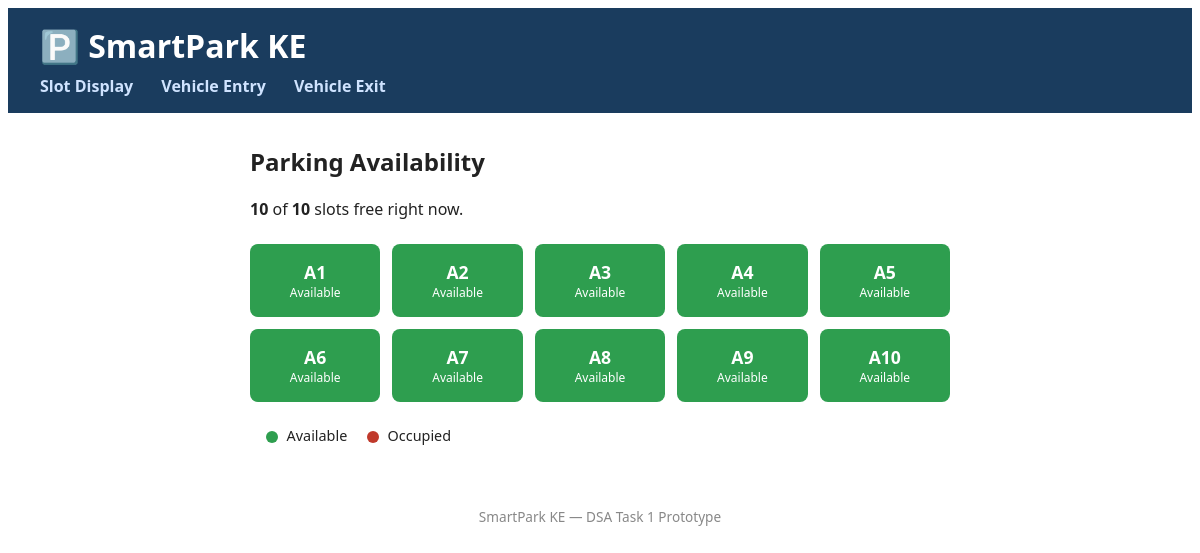
The page / on the database its author committed.
### tables this page shows
CREATE TABLE slots (
            slot_id     INTEGER PRIMARY KEY AUTOINCREMENT,
            slot_number TEXT UNIQUE NOT NULL,
            status      TEXT NOT NULL DEFAULT 'available'  -- 'available' or 'occupied'
        );

### app.py (the view)
@app.route("/")
def home():
    slots = db.get_all_slots()
    total = len(slots)
    available = sum(1 for s in slots if s["status"] == "available")
    return render_template("index.html", slots=slots, total=total, available=available)

### database.py (called while the page is built)
def get_connection():
    conn = sqlite3.connect(DB_NAME)
    conn.row_factory = sqlite3.Row  # lets us access columns by name, e.g. row["plate_number"]
    return conn

def get_all_slots():
    conn = get_connection()
    slots = conn.execute("SELECT * FROM slots ORDER BY slot_id").fetchall()
    conn.close()
    return slots

### templates/index.html
{% extends "base.html" %}
{% block content %}
    <h2>Parking Availability</h2>
    <p><strong>{{ available }}</strong> of <strong>{{ total }}</strong> slots free right now.</p>
    <div class="slot-grid">
        {% for slot in slots %}
            <div class="slot {{ slot['status'] }}">
                <span class="slot-number">{{ slot['slot_number'] }}</span>
                <span class="slot-status">{{ slot['status']|capitalize }}</span>
            </div>
        {% endfor %}
    </div>
    <div class="legend">
        <span class="dot available"></span> Available
        <span class="dot occupied"></span> Occupied
    </div>
{% endblock %}

### templates/base.html (shortened to what this page needs)
<!DOCTYPE html>
<html lang="en">
<head>
    <link rel="stylesheet" href="{{ url_for('static', filename='style.css') }}">
</head>
<body>
    <header>
        <h1>🅿️ SmartPark KE</h1>
        <nav>
            <a href="{{ url_for('home') }}">Slot Display</a>
            <a href="{{ url_for('entry') }}">Vehicle Entry</a>
            <a href="{{ url_for('exit_vehicle') }}">Vehicle Exit</a>
        </nav>
    </header>
    <main>
        {% block content %}{% endblock %}
    </main>
    <footer>
        <p>SmartPark KE &mdash; DSA Task 1 Prototype</p>
    </footer>
</body>
</html>

### static/style.css (style rules this page uses)
body { font-family: 'Segoe UI', Arial, sans-serif; background: #f0fff4 margin: 0; color: #222; }
header { background: #1a3c5e; color: white; padding: 1rem 2rem; }
header h1 { margin: 0 0 0.5rem 0; }
nav a { color: #cfe3ff; margin-right: 1.5rem; text-decoration: none; font-weight: 600; }
main { max-width: 700px; margin: 2rem auto; padding: 0 1rem; }
.slot-grid { display: grid; grid-template-columns: repeat(5, 1fr); gap: 0.75rem; margin: 1.5rem 0; }
.slot { padding: 1rem 0.5rem; border-radius: 8px; text-align: center; color: white; font-weight: bold; }
.slot.available { background: #2e9e4f; }
.slot-number { display: block; font-size: 1.1rem; }
.slot-status { display: block; font-size: 0.75rem; font-weight: normal; }
.legend { font-size: 0.9rem; }
.dot { display: inline-block; width: 12px; height: 12px; border-radius: 50%; margin: 0 0.3rem 0 1rem; vertical-align: middle; }
.dot.available { background: #2e9e4f; }
.dot.occupied { background: #c0392b; }
footer { text-align: center; padding: 1rem; color: #888; font-size: 0.85rem; }

### rows shown on the page
slots: slot_number "A1", status "Available"
slots: slot_number "A2", status "Available"
slots: slot_number "A3", status "Available"
slots: slot_number "A4", status "Available"
slots: slot_number "A5", status "Available"
slots: slot_number "A6", status "Available"
slots: slot_number "A7", status "Available"
slots: slot_number "A8", status "Available"
slots: slot_number "A9", status "Available"
slots: slot_number "A10", status "Available"

### other values the page prints
{{ available }} "10"
{{ total }} "10"
